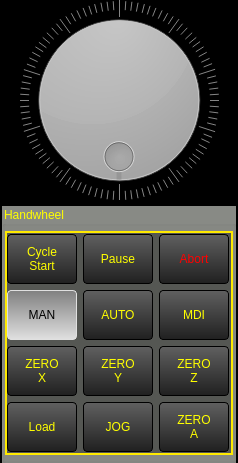
<?xml version="1.0" encoding="UTF-8"?>
<ui version="4.0">
 <class>MainWindow</class>
 <widget class="QMainWindow" name="MainWindow">
  <property name="geometry">
   <rect>
    <x>0</x>
    <y>0</y>
    <width>238</width>
    <height>463</height>
   </rect>
  </property>
  <property name="sizePolicy">
   <sizepolicy hsizetype="Fixed" vsizetype="Fixed">
    <horstretch>0</horstretch>
    <verstretch>0</verstretch>
   </sizepolicy>
  </property>
  <property name="minimumSize">
   <size>
    <width>0</width>
    <height>0</height>
   </size>
  </property>
  <property name="maximumSize">
   <size>
    <width>238</width>
    <height>463</height>
   </size>
  </property>
  <property name="windowTitle">
   <string>MainWindow</string>
  </property>
  <property name="styleSheet">
   <string notr="true">background-color: rgb(0, 0, 0);
color: rgb(255, 234, 0);</string>
  </property>
  <widget class="QWidget" name="centralwidget">
   <property name="sizePolicy">
    <sizepolicy hsizetype="Fixed" vsizetype="Fixed">
     <horstretch>0</horstretch>
     <verstretch>0</verstretch>
    </sizepolicy>
   </property>
   <property name="maximumSize">
    <size>
     <width>238</width>
     <height>463</height>
    </size>
   </property>
   <layout class="QGridLayout" name="gridLayout">
    <property name="leftMargin">
     <number>2</number>
    </property>
    <property name="topMargin">
     <number>0</number>
    </property>
    <property name="rightMargin">
     <number>2</number>
    </property>
    <property name="bottomMargin">
     <number>0</number>
    </property>
    <property name="spacing">
     <number>4</number>
    </property>
    <item row="0" column="0">
     <widget class="ScreenOptions" name="screen_options">
      <property name="sizePolicy">
       <sizepolicy hsizetype="Fixed" vsizetype="Fixed">
        <horstretch>0</horstretch>
        <verstretch>0</verstretch>
       </sizepolicy>
      </property>
      <property name="maximumSize">
       <size>
        <width>234</width>
        <height>463</height>
       </size>
      </property>
      <property name="fileDialog_option" stdset="0">
       <bool>true</bool>
      </property>
      <property name="machineLogDialog_option" stdset="0">
       <bool>true</bool>
      </property>
      <layout class="QGridLayout" name="gridLayout_3">
       <property name="leftMargin">
        <number>0</number>
       </property>
       <property name="topMargin">
        <number>0</number>
       </property>
       <property name="rightMargin">
        <number>0</number>
       </property>
       <property name="bottomMargin">
        <number>0</number>
       </property>
       <item row="0" column="0" rowspan="2">
        <widget class="QWidget" name="widget" native="true">
         <property name="sizePolicy">
          <sizepolicy hsizetype="Fixed" vsizetype="Fixed">
           <horstretch>0</horstretch>
           <verstretch>0</verstretch>
          </sizepolicy>
         </property>
         <property name="maximumSize">
          <size>
           <width>234</width>
           <height>463</height>
          </size>
         </property>
         <property name="styleSheet">
          <string notr="true">background-color: rgb(0, 0, 0);</string>
         </property>
         <layout class="QGridLayout" name="gridLayout_7">
          <property name="leftMargin">
           <number>0</number>
          </property>
          <property name="topMargin">
           <number>0</number>
          </property>
          <property name="rightMargin">
           <number>0</number>
          </property>
          <property name="bottomMargin">
           <number>0</number>
          </property>
          <item row="1" column="0">
           <widget class="QGroupBox" name="groupBox_2">
            <property name="sizePolicy">
             <sizepolicy hsizetype="Fixed" vsizetype="Fixed">
              <horstretch>0</horstretch>
              <verstretch>0</verstretch>
             </sizepolicy>
            </property>
            <property name="minimumSize">
             <size>
              <width>234</width>
              <height>257</height>
             </size>
            </property>
            <property name="maximumSize">
             <size>
              <width>234</width>
              <height>257</height>
             </size>
            </property>
            <property name="styleSheet">
             <string notr="true">QGroupBox:enabled {	
    font: 75 15pt &quot;DejaVu Serif&quot;;
   color: #FFFF00;
	background-color: rgb(136, 138, 133);
}

</string>
            </property>
            <property name="title">
             <string>Handwheel</string>
            </property>
            <layout class="QHBoxLayout" name="horizontalLayout">
             <property name="leftMargin">
              <number>0</number>
             </property>
             <property name="topMargin">
              <number>0</number>
             </property>
             <property name="rightMargin">
              <number>0</number>
             </property>
             <property name="bottomMargin">
              <number>0</number>
             </property>
             <item>
              <widget class="QFrame" name="frame">
               <property name="sizePolicy">
                <sizepolicy hsizetype="Fixed" vsizetype="Fixed">
                 <horstretch>0</horstretch>
                 <verstretch>0</verstretch>
                </sizepolicy>
               </property>
               <property name="minimumSize">
                <size>
                 <width>228</width>
                 <height>224</height>
                </size>
               </property>
               <property name="maximumSize">
                <size>
                 <width>228</width>
                 <height>224</height>
                </size>
               </property>
               <property name="styleSheet">
                <string notr="true">background-color: rgb(85, 87, 83);</string>
               </property>
               <property name="frameShape">
                <enum>QFrame::WinPanel</enum>
               </property>
               <property name="frameShadow">
                <enum>QFrame::Plain</enum>
               </property>
               <layout class="QVBoxLayout" name="verticalLayout_2">
                <property name="leftMargin">
                 <number>0</number>
                </property>
                <property name="topMargin">
                 <number>0</number>
                </property>
                <property name="rightMargin">
                 <number>0</number>
                </property>
                <property name="bottomMargin">
                 <number>0</number>
                </property>
                <item>
                 <layout class="QGridLayout" name="gridLayout_2">
                  <item row="2" column="0">
                   <widget class="ActionButton" name="manual_mode_button">
                    <property name="sizePolicy">
                     <sizepolicy hsizetype="Fixed" vsizetype="Fixed">
                      <horstretch>0</horstretch>
                      <verstretch>0</verstretch>
                     </sizepolicy>
                    </property>
                    <property name="minimumSize">
                     <size>
                      <width>70</width>
                      <height>50</height>
                     </size>
                    </property>
                    <property name="maximumSize">
                     <size>
                      <width>70</width>
                      <height>50</height>
                     </size>
                    </property>
                    <property name="styleSheet">
                     <string notr="true">QPushButton {
    background: qlineargradient(spread:pad, x1:0, y1:0, x2:0, y2:1, stop:0 #606060, stop:1 #202020);
    border: 1px solid black;
    border-radius: 4px;
    font: 14pt &quot;Bebas Kai&quot;;
    color: #FFFF00;
}

QPushButton:hover {
    border: 1px solid #e0e0e0;
}

QPushButton:pressed,
QPushButton:checked {
    background: qlineargradient(spread:pad, x1:0, y1:0, x2:0, y2:1, stop:0 #808080, stop:1 #e0e0e0);
    border: 1px solid #e0e0e0;
    color: black;
}</string>
                    </property>
                    <property name="text">
                     <string>MAN</string>
                    </property>
                    <property name="checkable">
                     <bool>true</bool>
                    </property>
                    <property name="checked">
                     <bool>true</bool>
                    </property>
                    <property name="indicator_option" stdset="0">
                     <bool>true</bool>
                    </property>
                    <property name="indicator_status_option" stdset="0">
                     <bool>true</bool>
                    </property>
                    <property name="on_color" stdset="0">
                     <color>
                      <red>0</red>
                      <green>255</green>
                      <blue>0</blue>
                     </color>
                    </property>
                    <property name="is_manual_status" stdset="0">
                     <bool>true</bool>
                    </property>
                    <property name="manual_action" stdset="0">
                     <bool>true</bool>
                    </property>
                   </widget>
                  </item>
                  <item row="2" column="2">
                   <widget class="ActionButton" name="auto_mode_button">
                    <property name="sizePolicy">
                     <sizepolicy hsizetype="Fixed" vsizetype="Fixed">
                      <horstretch>0</horstretch>
                      <verstretch>0</verstretch>
                     </sizepolicy>
                    </property>
                    <property name="minimumSize">
                     <size>
                      <width>70</width>
                      <height>50</height>
                     </size>
                    </property>
                    <property name="maximumSize">
                     <size>
                      <width>70</width>
                      <height>50</height>
                     </size>
                    </property>
                    <property name="styleSheet">
                     <string notr="true">QPushButton {
    background: qlineargradient(spread:pad, x1:0, y1:0, x2:0, y2:1, stop:0 #606060, stop:1 #202020);
    border: 1px solid black;
    border-radius: 4px;
    font: 14pt &quot;Bebas Kai&quot;;
    color: #FFFF00;
}

QPushButton:hover {
    border: 1px solid #e0e0e0;
}

QPushButton:pressed,
QPushButton:checked {
    background: qlineargradient(spread:pad, x1:0, y1:0, x2:0, y2:1, stop:0 #808080, stop:1 #e0e0e0);
    border: 1px solid #e0e0e0;
    color: black;
}</string>
                    </property>
                    <property name="text">
                     <string>AUTO</string>
                    </property>
                    <property name="checkable">
                     <bool>true</bool>
                    </property>
                    <property name="indicator_option" stdset="0">
                     <bool>true</bool>
                    </property>
                    <property name="indicator_status_option" stdset="0">
                     <bool>true</bool>
                    </property>
                    <property name="on_color" stdset="0">
                     <color>
                      <red>0</red>
                      <green>255</green>
                      <blue>0</blue>
                     </color>
                    </property>
                    <property name="is_auto_status" stdset="0">
                     <bool>true</bool>
                    </property>
                    <property name="auto_action" stdset="0">
                     <bool>true</bool>
                    </property>
                   </widget>
                  </item>
                  <item row="1" column="0">
                   <widget class="PushButton" name="cyclestart">
                    <property name="sizePolicy">
                     <sizepolicy hsizetype="Fixed" vsizetype="Fixed">
                      <horstretch>0</horstretch>
                      <verstretch>0</verstretch>
                     </sizepolicy>
                    </property>
                    <property name="minimumSize">
                     <size>
                      <width>70</width>
                      <height>50</height>
                     </size>
                    </property>
                    <property name="maximumSize">
                     <size>
                      <width>70</width>
                      <height>50</height>
                     </size>
                    </property>
                    <property name="styleSheet">
                     <string notr="true">QPushButton {
    background: qlineargradient(spread:pad, x1:0, y1:0, x2:0, y2:1, stop:0 #606060, stop:1 #202020);
    border: 1px solid black;
    border-radius: 4px;
    font: 14pt &quot;Bebas Kai&quot;;
    color: #FFFF00;
}

QPushButton:hover {
    border: 1px solid #e0e0e0;
}

QPushButton:pressed,
QPushButton:checked {
    background: qlineargradient(spread:pad, x1:0, y1:0, x2:0, y2:1, stop:0 #808080, stop:1 #e0e0e0);
    border: 1px solid #e0e0e0;
    color: black;
}</string>
                    </property>
                    <property name="text">
                     <string>Cycle
Start</string>
                    </property>
                   </widget>
                  </item>
                  <item row="2" column="3">
                   <widget class="ActionButton" name="mdi_mode_button">
                    <property name="sizePolicy">
                     <sizepolicy hsizetype="Fixed" vsizetype="Fixed">
                      <horstretch>0</horstretch>
                      <verstretch>0</verstretch>
                     </sizepolicy>
                    </property>
                    <property name="minimumSize">
                     <size>
                      <width>70</width>
                      <height>50</height>
                     </size>
                    </property>
                    <property name="maximumSize">
                     <size>
                      <width>70</width>
                      <height>50</height>
                     </size>
                    </property>
                    <property name="styleSheet">
                     <string notr="true">QPushButton {
    background: qlineargradient(spread:pad, x1:0, y1:0, x2:0, y2:1, stop:0 #606060, stop:1 #202020);
    border: 1px solid black;
    border-radius: 4px;
    font: 14pt &quot;Bebas Kai&quot;;
    color: #FFFF00;
}

QPushButton:hover {
    border: 1px solid #e0e0e0;
}

QPushButton:pressed,
QPushButton:checked {
    background: qlineargradient(spread:pad, x1:0, y1:0, x2:0, y2:1, stop:0 #808080, stop:1 #e0e0e0);
    border: 1px solid #e0e0e0;
    color: black;
}</string>
                    </property>
                    <property name="text">
                     <string>MDI</string>
                    </property>
                    <property name="checkable">
                     <bool>true</bool>
                    </property>
                    <property name="indicator_option" stdset="0">
                     <bool>true</bool>
                    </property>
                    <property name="indicator_status_option" stdset="0">
                     <bool>true</bool>
                    </property>
                    <property name="on_color" stdset="0">
                     <color>
                      <red>0</red>
                      <green>255</green>
                      <blue>0</blue>
                     </color>
                    </property>
                    <property name="is_mdi_status" stdset="0">
                     <bool>true</bool>
                    </property>
                    <property name="mdi_action" stdset="0">
                     <bool>true</bool>
                    </property>
                   </widget>
                  </item>
                  <item row="1" column="2">
                   <widget class="PushButton" name="feedhold">
                    <property name="sizePolicy">
                     <sizepolicy hsizetype="Fixed" vsizetype="Fixed">
                      <horstretch>0</horstretch>
                      <verstretch>0</verstretch>
                     </sizepolicy>
                    </property>
                    <property name="minimumSize">
                     <size>
                      <width>70</width>
                      <height>50</height>
                     </size>
                    </property>
                    <property name="maximumSize">
                     <size>
                      <width>70</width>
                      <height>50</height>
                     </size>
                    </property>
                    <property name="styleSheet">
                     <string notr="true">QPushButton {
    background: qlineargradient(spread:pad, x1:0, y1:0, x2:0, y2:1, stop:0 #606060, stop:1 #202020);
    border: 1px solid black;
    border-radius: 4px;
    font: 14pt &quot;Bebas Kai&quot;;
    color: #FFFF00;
}

QPushButton:hover {
    border: 1px solid #e0e0e0;
}

QPushButton:pressed,
QPushButton:checked {
    background: qlineargradient(spread:pad, x1:0, y1:0, x2:0, y2:1, stop:0 #808080, stop:1 #e0e0e0);
    border: 1px solid #e0e0e0;
    color: black;
}</string>
                    </property>
                    <property name="text">
                     <string>Pause</string>
                    </property>
                    <property name="checkable">
                     <bool>true</bool>
                    </property>
                    <property name="indicator_option" stdset="0">
                     <bool>true</bool>
                    </property>
                    <property name="indicator_status_option" stdset="0">
                     <bool>true</bool>
                    </property>
                    <property name="on_color" stdset="0">
                     <color>
                      <red>255</red>
                      <green>255</green>
                      <blue>0</blue>
                     </color>
                    </property>
                    <property name="is_paused_status" stdset="0">
                     <bool>true</bool>
                    </property>
                   </widget>
                  </item>
                  <item row="3" column="0">
                   <widget class="ActionButton" name="action_zero_x">
                    <property name="minimumSize">
                     <size>
                      <width>70</width>
                      <height>50</height>
                     </size>
                    </property>
                    <property name="maximumSize">
                     <size>
                      <width>70</width>
                      <height>50</height>
                     </size>
                    </property>
                    <property name="styleSheet">
                     <string notr="true">QPushButton {
    background: qlineargradient(spread:pad, x1:0, y1:0, x2:0, y2:1, stop:0 #606060, stop:1 #202020);
    border: 1px solid black;
    border-radius: 4px;
    font: 14pt &quot;Bebas Kai&quot;;
    color: #FFFF00;
}

QPushButton:hover {
    border: 1px solid #e0e0e0;
}

QPushButton:pressed,
QPushButton:checked {
    background: qlineargradient(spread:pad, x1:0, y1:0, x2:0, y2:1, stop:0 #808080, stop:1 #e0e0e0);
    border: 1px solid #e0e0e0;
    color: black;
}</string>
                    </property>
                    <property name="text">
                     <string>ZERO
X</string>
                    </property>
                    <property name="zero_axis_action" stdset="0">
                     <bool>true</bool>
                    </property>
                   </widget>
                  </item>
                  <item row="4" column="3">
                   <widget class="ActionButton" name="actionbutton">
                    <property name="minimumSize">
                     <size>
                      <width>70</width>
                      <height>50</height>
                     </size>
                    </property>
                    <property name="maximumSize">
                     <size>
                      <width>70</width>
                      <height>50</height>
                     </size>
                    </property>
                    <property name="styleSheet">
                     <string notr="true">QPushButton {
    background: qlineargradient(spread:pad, x1:0, y1:0, x2:0, y2:1, stop:0 #606060, stop:1 #202020);
    border: 1px solid black;
    border-radius: 4px;
    font: 14pt &quot;Bebas Kai&quot;;
    color: #FFFF00;
}

QPushButton:hover {
    border: 1px solid #e0e0e0;
}

QPushButton:pressed,
QPushButton:checked {
    background: qlineargradient(spread:pad, x1:0, y1:0, x2:0, y2:1, stop:0 #808080, stop:1 #e0e0e0);
    border: 1px solid #e0e0e0;
    color: black;
}</string>
                    </property>
                    <property name="text">
                     <string>ZERO
A</string>
                    </property>
                    <property name="zero_axis_action" stdset="0">
                     <bool>true</bool>
                    </property>
                    <property name="joint_number" stdset="0">
                     <number>3</number>
                    </property>
                   </widget>
                  </item>
                  <item row="3" column="2">
                   <widget class="ActionButton" name="action_zero_y">
                    <property name="minimumSize">
                     <size>
                      <width>70</width>
                      <height>50</height>
                     </size>
                    </property>
                    <property name="maximumSize">
                     <size>
                      <width>70</width>
                      <height>50</height>
                     </size>
                    </property>
                    <property name="baseSize">
                     <size>
                      <width>0</width>
                      <height>0</height>
                     </size>
                    </property>
                    <property name="styleSheet">
                     <string notr="true">QPushButton {
    background: qlineargradient(spread:pad, x1:0, y1:0, x2:0, y2:1, stop:0 #606060, stop:1 #202020);
    border: 1px solid black;
    border-radius: 4px;
    font: 14pt &quot;Bebas Kai&quot;;
    color: #FFFF00;
}

QPushButton:hover {
    border: 1px solid #e0e0e0;
}

QPushButton:pressed,
QPushButton:checked {
    background: qlineargradient(spread:pad, x1:0, y1:0, x2:0, y2:1, stop:0 #808080, stop:1 #e0e0e0);
    border: 1px solid #e0e0e0;
    color: black;
}</string>
                    </property>
                    <property name="text">
                     <string>ZERO
Y</string>
                    </property>
                    <property name="zero_axis_action" stdset="0">
                     <bool>true</bool>
                    </property>
                    <property name="joint_number" stdset="0">
                     <number>1</number>
                    </property>
                   </widget>
                  </item>
                  <item row="1" column="3">
                   <widget class="PushButton" name="abort">
                    <property name="sizePolicy">
                     <sizepolicy hsizetype="Fixed" vsizetype="Fixed">
                      <horstretch>0</horstretch>
                      <verstretch>0</verstretch>
                     </sizepolicy>
                    </property>
                    <property name="minimumSize">
                     <size>
                      <width>70</width>
                      <height>50</height>
                     </size>
                    </property>
                    <property name="maximumSize">
                     <size>
                      <width>70</width>
                      <height>50</height>
                     </size>
                    </property>
                    <property name="styleSheet">
                     <string notr="true">QPushButton {
    background: qlineargradient(spread:pad, x1:0, y1:0, x2:0, y2:1, stop:0 #606060, stop:1 #202020);
    border: 1px solid black;
    border-radius: 4px;
    font: 14pt &quot;Bebas Kai&quot;;
    color: #FF0000;
}

QPushButton:hover {
    border: 1px solid #e0e0e0;
}

QPushButton:pressed,
QPushButton:checked {
    background: qlineargradient(spread:pad, x1:0, y1:0, x2:0, y2:1, stop:0 #808080, stop:1 #e0e0e0);
    border: 1px solid #e0e0e0;
    color: black;
}</string>
                    </property>
                    <property name="text">
                     <string>Abort</string>
                    </property>
                    <property name="indicator_option" stdset="0">
                     <bool>true</bool>
                    </property>
                    <property name="indicator_status_option" stdset="0">
                     <bool>true</bool>
                    </property>
                    <property name="off_color" stdset="0">
                     <color>
                      <red>255</red>
                      <green>0</green>
                      <blue>0</blue>
                     </color>
                    </property>
                   </widget>
                  </item>
                  <item row="3" column="3">
                   <widget class="ActionButton" name="action_zero_z">
                    <property name="minimumSize">
                     <size>
                      <width>70</width>
                      <height>50</height>
                     </size>
                    </property>
                    <property name="maximumSize">
                     <size>
                      <width>70</width>
                      <height>50</height>
                     </size>
                    </property>
                    <property name="styleSheet">
                     <string notr="true">QPushButton {
    background: qlineargradient(spread:pad, x1:0, y1:0, x2:0, y2:1, stop:0 #606060, stop:1 #202020);
    border: 1px solid black;
    border-radius: 4px;
    font: 14pt &quot;Bebas Kai&quot;;
    color: #FFFF00;
}

QPushButton:hover {
    border: 1px solid #e0e0e0;
}

QPushButton:pressed,
QPushButton:checked {
    background: qlineargradient(spread:pad, x1:0, y1:0, x2:0, y2:1, stop:0 #808080, stop:1 #e0e0e0);
    border: 1px solid #e0e0e0;
    color: black;
}</string>
                    </property>
                    <property name="text">
                     <string>ZERO
Z</string>
                    </property>
                    <property name="zero_axis_action" stdset="0">
                     <bool>true</bool>
                    </property>
                    <property name="joint_number" stdset="0">
                     <number>2</number>
                    </property>
                   </widget>
                  </item>
                  <item row="4" column="0">
                   <widget class="ActionButton" name="actionbutton_2">
                    <property name="minimumSize">
                     <size>
                      <width>70</width>
                      <height>50</height>
                     </size>
                    </property>
                    <property name="maximumSize">
                     <size>
                      <width>70</width>
                      <height>50</height>
                     </size>
                    </property>
                    <property name="styleSheet">
                     <string notr="true">QPushButton {
    background: qlineargradient(spread:pad, x1:0, y1:0, x2:0, y2:1, stop:0 #606060, stop:1 #202020);
    border: 1px solid black;
    border-radius: 4px;
    font: 14pt &quot;Bebas Kai&quot;;
    color: #FFFF00;
}

QPushButton:hover {
    border: 1px solid #e0e0e0;
}

QPushButton:pressed,
QPushButton:checked {
    background: qlineargradient(spread:pad, x1:0, y1:0, x2:0, y2:1, stop:0 #808080, stop:1 #e0e0e0);
    border: 1px solid #e0e0e0;
    color: black;
}</string>
                    </property>
                    <property name="text">
                     <string>Load</string>
                    </property>
                    <property name="load_dialog_action" stdset="0">
                     <bool>true</bool>
                    </property>
                   </widget>
                  </item>
                  <item row="4" column="2">
                   <widget class="PushButton" name="tab_manual">
                    <property name="minimumSize">
                     <size>
                      <width>70</width>
                      <height>50</height>
                     </size>
                    </property>
                    <property name="maximumSize">
                     <size>
                      <width>70</width>
                      <height>50</height>
                     </size>
                    </property>
                    <property name="styleSheet">
                     <string notr="true">QPushButton {
    background: qlineargradient(spread:pad, x1:0, y1:0, x2:0, y2:1, stop:0 #606060, stop:1 #202020);
    border: 1px solid black;
    border-radius: 4px;
    font: 14pt &quot;Bebas Kai&quot;;
    color: #FFFF00;
}

QPushButton:hover {
    border: 1px solid #e0e0e0;
}

QPushButton:pressed,
QPushButton:checked {
    background: qlineargradient(spread:pad, x1:0, y1:0, x2:0, y2:1, stop:0 #808080, stop:1 #e0e0e0);
    border: 1px solid #e0e0e0;
    color: black;
}</string>
                    </property>
                    <property name="text">
                     <string>JOG</string>
                    </property>
                    <property name="checkable">
                     <bool>false</bool>
                    </property>
                    <property name="indicator_option" stdset="0">
                     <bool>false</bool>
                    </property>
                    <property name="python_command_option" stdset="0">
                     <bool>false</bool>
                    </property>
                    <property name="on_color" stdset="0">
                     <color>
                      <red>0</red>
                      <green>255</green>
                      <blue>0</blue>
                     </color>
                    </property>
                    <property name="true_python_cmd_string" stdset="0">
                     <string>print&quot;true command&quot;</string>
                    </property>
                   </widget>
                  </item>
                 </layout>
                </item>
               </layout>
              </widget>
             </item>
            </layout>
           </widget>
          </item>
          <item row="0" column="0">
           <widget class="Dial" name="MPG">
            <property name="sizePolicy">
             <sizepolicy hsizetype="Minimum" vsizetype="Minimum">
              <horstretch>0</horstretch>
              <verstretch>0</verstretch>
             </sizepolicy>
            </property>
            <property name="minimumSize">
             <size>
              <width>200</width>
              <height>200</height>
             </size>
            </property>
            <property name="maximumSize">
             <size>
              <width>300</width>
              <height>300</height>
             </size>
            </property>
            <property name="styleSheet">
             <string notr="true"/>
            </property>
            <property name="maximum">
             <number>100</number>
            </property>
            <property name="invertedAppearance">
             <bool>false</bool>
            </property>
            <property name="invertedControls">
             <bool>false</bool>
            </property>
            <property name="wrapping">
             <bool>true</bool>
            </property>
            <property name="notchesVisible">
             <bool>true</bool>
            </property>
           </widget>
          </item>
         </layout>
        </widget>
       </item>
      </layout>
     </widget>
    </item>
   </layout>
  </widget>
  <action name="actionOpen">
   <property name="text">
    <string>Open</string>
   </property>
  </action>
  <action name="actionInhibitSelection">
   <property name="checkable">
    <bool>true</bool>
   </property>
   <property name="text">
    <string>InhibitSelection</string>
   </property>
  </action>
 </widget>
 <customwidgets>
  <customwidget>
   <class>IndicatedPushButton</class>
   <extends>QPushButton</extends>
   <header>qtvcp.widgets.simple_widgets</header>
  </customwidget>
  <customwidget>
   <class>PushButton</class>
   <extends>IndicatedPushButton</extends>
   <header>qtvcp.widgets.simple_widgets</header>
  </customwidget>
  <customwidget>
   <class>Dial</class>
   <extends>QDial</extends>
   <header>qtvcp.widgets.simple_widgets</header>
  </customwidget>
  <customwidget>
   <class>ActionButton</class>
   <extends>IndicatedPushButton</extends>
   <header>qtvcp.widgets.action_button</header>
  </customwidget>
  <customwidget>
   <class>ScreenOptions</class>
   <extends>QWidget</extends>
   <header>qtvcp.widgets.screen_options</header>
   <container>1</container>
  </customwidget>
 </customwidgets>
 <resources/>
 <connections/>
 <slots>
  <slot>btn_jog_clicked()</slot>
 </slots>
</ui>
